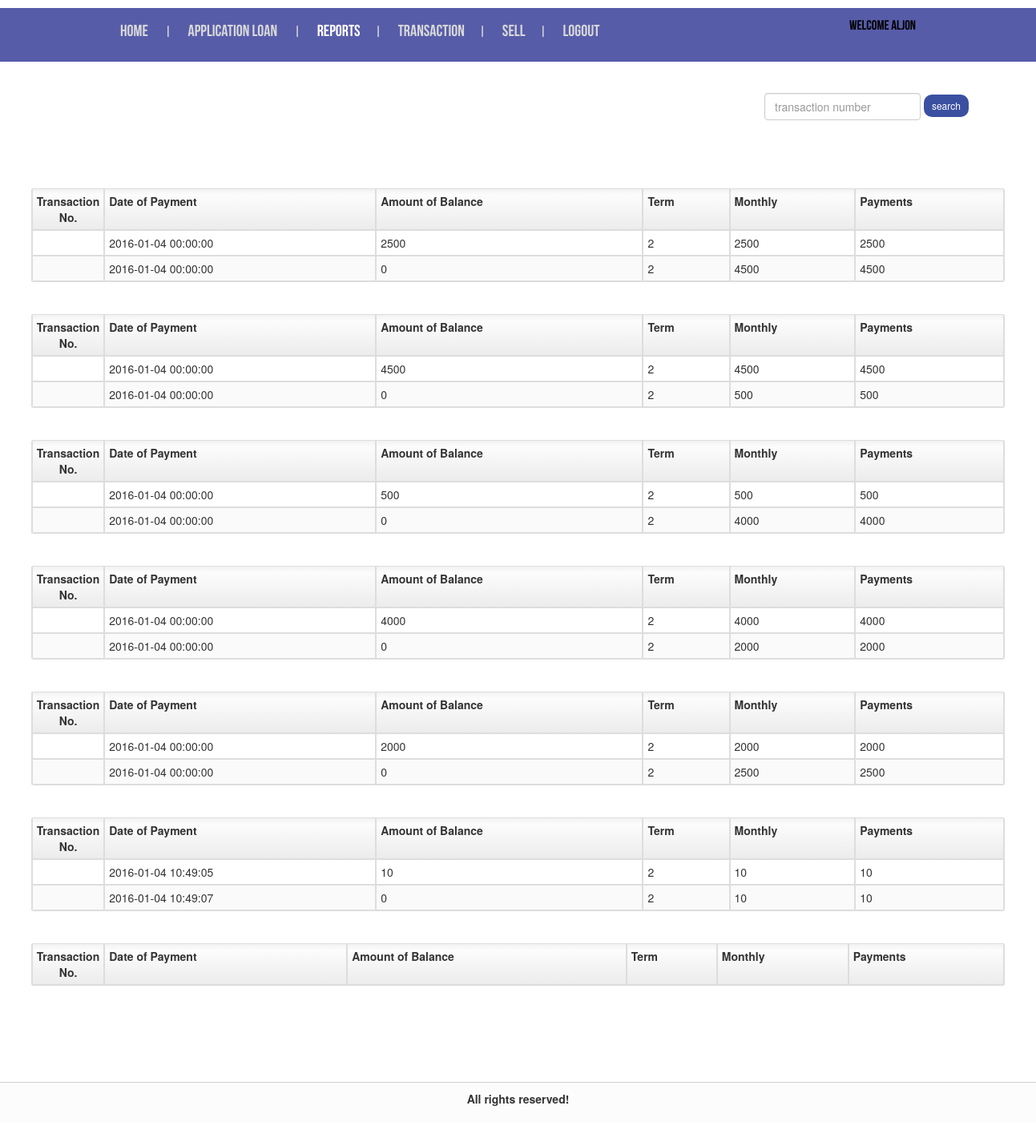
/testapp/index.php?con=userreport (signed in), run on the app's committed database.
### tables this page shows
CREATE TABLE IF NOT EXISTS `tbl_member` (
  `mem_id` int(11) NOT NULL AUTO_INCREMENT,
  `mem_cooperative` varchar(255) NOT NULL,
  `mem_lname` varchar(255) NOT NULL,
  `mem_fname` varchar(255) NOT NULL,
  `mem_mname` varchar(255) NOT NULL,
  `mem_gender` varchar(20) NOT NULL,
  `mem_homeaddress` varchar(255) NOT NULL,
  `mem_provaddress` varchar(255) NOT NULL,
  `mem_number` int(11) NOT NULL,
  `mem_email` varchar(50) NOT NULL,
  `mem_age` int(11) NOT NULL,
  `mem_status` varchar(50) NOT NULL,
  `mem_dateofbirth` datetime NOT NULL,
  `username` varchar(255) NOT NULL,
  `password` varchar(255) NOT NULL,
  `mem_privilage` varchar(50) NOT NULL,
  `mem_datecreated` date NOT NULL,
  `mem_imagename` varchar(255) NOT NULL,
  `mem_image` longblob NOT NULL,
  PRIMARY KEY (`mem_id`)
);

CREATE TABLE IF NOT EXISTS `tbl_reports` (
  `rep_no` int(11) NOT NULL AUTO_INCREMENT,
  `mem_id` int(11) NOT NULL,
  `rep_dateofpayment` datetime NOT NULL,
  `rep_amountbalance` int(11) NOT NULL,
  `rep_term` int(11) NOT NULL,
  `rep_amoutmonthly` int(11) NOT NULL,
  `rep_amounofpay` int(11) NOT NULL,
  `rep_fname` varchar(50) NOT NULL,
  `rep_lname` varchar(50) NOT NULL,
  `rep_mname` varchar(50) NOT NULL,
  PRIMARY KEY (`rep_no`)
);

### testapp/include/inc_userreports.php (the view)
<div class="container" style="margin-top:3%; ">
	<div class="row">
		<div class="col-md-4 col-md-offset-9">
			<form action="" method="post">
				<div class="form-inline">
					<input type="text" name="num" class="form-control try"  placeholder="transaction number" />
					<input type="submit" name="submit" class="btn-sm" style="color:white; border-radius:10px; border:none; background-color:#3C50A1;" value="search">
				</div>
			</form>
		</div>
	</div>
</div>
<?php
if(isset($_POST['submit'])){
	$num = $_POST['num'];
	$res=mysqli_query($link,"SELECT * FROM tbl_reports WHERE loan_id LIKE ('%" . $num . "%')");
	$count = mysqli_num_rows($res);
	if($count > 0){
	?>
		<br clear='all'>
		<div align="center" >
			<div class="table-responsive" style="padding:5% 3% 0px 3%;">
				<table cellpadding="0" cellspacing="0" class="table table-striped table-bordered no-margin">
					<tr style='max-width:50px;'>
						<th style="width:5%; text-align:center;"> Transaction No.</th>
						<th> Date of Payment 	</th>
						<th> Amount of Balance</th>
						<th> Term 			</th>
						<th> Monthly		    </th>
						<th> Payments		    </th>
					</tr>
					<?php
					while($row=mysqli_fetch_array($res)){
					?>
						<tr>
							<td><?php echo $row['loan_id'];?></td>
							<td><?php echo $row['rep_dateofpayment'];?></td>
							<td><?php echo $row['rep_amountbalance'] ;?></td>
							<td><?php echo $row['rep_term'];?></td>
							<td><?php echo $row['rep_amoutmonthly'];?></td>
							<td><?php echo $row['rep_amounofpay'];?></td>
						</tr>
					<?php
					}
					?>
				</table>
			</div>
		</div>
		<br></br>
	<?php
	}else{
	?>
		<br/>
		<div align="center">
			<div class="table-responsive" style="padding:5% 3% 0px 3%;">
				<table style="width:15%;" cellpadding="0" cellspacing="0" class="table table-striped table-bordered no-margin" align="center">
					<tr>
						<th style="text-align:center;">No Records Found!</th>
					</tr>
				</table>
			</div>
		</div>
	<?php
	}
	?>
<?php
}else{
	$userid = isset($_SESSION['mem_id'])?$_SESSION['mem_id']:'';
	$res=mysqli_query($link,"SELECT * FROM tbl_reports WHERE mem_id=$userid ORDER BY rep_dateofpayment ASC ");
	?>
	<br clear='all'>
	<div class="table-responsive" style="padding:5% 3% 0px 3%;">
	<table style="margin:0px 10px 0px 10px;" cellpadding="0" cellspacing="0" class="table table-condensed table-striped table-bordered table-hover no-margin">
		<tr>
			<th style="width:5%; text-align:center;"> Transaction No.</th>
			<th> Date of Payment 	</th>
			<th> Amount of Balance</th>
			<th> Term 			</th>
			<th> Monthly		    </th>
			<th> Payments		    </th>
		</tr>
		<?php
		while($row=mysqli_fetch_array($res)){
		?>
			<tr>
				<td><?php echo $row['loan_id'];?></td>
				<td><?php echo $row['rep_dateofpayment'];?></td>
				<td><?php echo $row['rep_amountbalance'] ;?></td>
				<td><?php echo $row['rep_term'];?></td>
				<td><?php echo $row['rep_amoutmonthly'];?></td>
				<td><?php echo $row['rep_amounofpay'];?></td>
			</tr>
		<?php
		if($row['rep_amountbalance'] == 0){
			echo '</table><br/><br/>
			<table style="margin:0px 10px 0px 10px;" cellpadding="0" cellspacing="0" class="table table-condensed table-striped table-bordered table-hover no-margin">';
				?>
				<tr>
					<th style="width:5%; text-align:center;"> Transaction No.</th>
					<th> Date of Payment 	</th>
					<th> Amount of Balance</th>
					<th> Term 			</th>
					<th> Monthly		    </th>
					<th> Payments		    </th>
				</tr>
		<?php
		}
		}
		?>
	</table>
	</div>
	<br></br>
<?php
}
?>

### testapp/include/inc_menu.php (shortened to what this page needs)
<?php
	if($_SESSION['mem_privilage']=="member"){
?>
<div class="header_btm">
	<div class="wrap">
		<div class="header_sub">
			<div class="h_menu">
				<ul>
					<?php
					require "config/db_config.php";
					$sql = mysqli_query($link, "SELECT * FROM tbl_member WHERE mem_id=$userid");
					$row=mysqli_fetch_array($sql);
					$qry = mysqli_query($link,"select * from tbl_loan");
					?>
					<?php
					if(mysqli_num_rows($qry)!=0){
					?>
                        <li class="<?=isset($active1)?$active1:''?>"><a href="?con=user" >Home</a></li> |
                        <li class="<?=isset($active3)?$active3:''?>"><a href="?con=userpay" >Payment of Loan</a> </li>|
                        <li class="<?=isset($active4)?$active4:''?>"><a href="?con=userreport" >Reports</a> </li>|
                        <li class="<?=isset($active7)?$active7:''?>"><a href="?con=usertrans" >Transaction</a> </li>|
                        <li class="<?=isset($active5)?$active5:''?>"><a href="?con=usersell" >Sell</a> </li>|
                        <li><a href="process/pro_logout.php">Logout</a></li>
                        <span style="float:right; color:#000; margin-top:10px;text-decoration:none; font-weight:normal;">Welcome&nbsp;<?php echo $row['mem_fname'];  ?></span>
					<?php
					}else{
					?>
					<li class="<?=isset($active1)?$active1:''?>"><a href="?con=user" >Home</a></li> |
					<li class="<?=isset($active2)?$active2:''?>"><a href="?con=userloan" >Application Loan</a></li> |
					<li class="<?=isset($active4)?$active4:''?>"><a href="?con=userreport" >Reports</a> </li>|
					<li class="<?=isset($active7)?$active7:''?>"><a href="?con=usertrans" >Transaction</a> </li>|
					<li class="<?=isset($active5)?$active5:''?>"><a href="?con=usersell" >Sell</a> </li>|
					<li><a href="process/pro_logout.php">Logout</a></li>
					<span style="float:right; color:#000; margin-top:10px;text-decoration:none; font-weight:normal;">Welcome&nbsp;<?php echo $row['mem_fname'];  ?></span>
				   <?php
					}
					?>
				</ul>
			</div>
		</div>
	</div>
</div>
<?php
	}
?>

### testapp/scripts/css/style.css (style rules this page uses)
ol,ul { list-style:none;margin:0;padding:0; }
.wrap { margin: 0 auto; width: 80%; }
.header_btm { background: #575ca9; }
.header_sub { margin-top:1%; padding: 0 2%; }
.h_menu { font-family: 'bebas_neueregular'; float:left; color:#D8D8D8; font-size: 1.2em; width:100%; }
.h_menu ul li { display: inline-block; }
.h_menu ul li:first-child a { padding-left: 0px; }
.h_menu ul li a { display: block; padding: 14px 18px; font-size: 1.2em; text-transform: uppercase; color: #D8D8D8; -webkit-transition: all 0.3s ease-in-out; -moz-transition: all 0.3s ease-in-out; -o-transition: all 0.3s ease-in-out; transition: all 0.3s ease-in-out; }
.h_menu ul li.active a { color:#fff; }
table { max-width: 95%; background-color: transparent; border-collapse: collapse; border-spacing: 1; }
.table { width: 150%; margin-left:5px; margin-bottom: 10px; }
.table th, .table td { padding: 8px; line-height: 20px; text-align: left; vertical-align: top; border-top: 1px solid #e0e0e0; }
.table th { font-weight: bold; padding: 10px 8px; background-color: #f8f8f8; background-image: -webkit-gradient(linear, 0 0, 0 100%, from(#f2f2f2), color-stop(15%, #fcfcfc), to(#ececec)); background-image: -webkit-linear-gradient(#f2f2f2, #fcfcfc 15%, #ececec); background-image: -moz-linear-gradient(top, #f2f2f2, #fcfcfc 15%, #ececec); background-image: -o-linear-gradient(#f2f2f2, #fcfcfc 15%, #ececec); background-image: linear-gradient(#f2f2f2, #fcfcfc 15%, #ececec); background-repeat: no-repeat; }
.no-margin { margin: 0 !important; }
.table-condensed th, .table-condensed td { padding: 4px 5px; }
.table-condensed th { padding: 8px 5px; }
.table-bordered { border: 1px solid #e0e0e0; border-collapse: separate; *border-collapse: collapse; border-left: 0; -webkit-border-radius: 2px; -moz-border-radius: 2px; border-radius: 2px; }
.table-bordered th, .table-bordered td { border-left: 1px solid #e0e0e0; }
.table-bordered tbody:first-child tr:first-child th, .table-bordered tbody:first-child tr:first-child td { border-top: 0; }
.table-bordered thead:last-child tr:last-child > th:first-child, .table-bordered tbody:last-child tr:last-child > td:first-child, .table-bordered tfoot:last-child tr:last-child > td:first-child { -webkit-border-radius: 0 0 0 2px; -moz-border-radius: 0 0 0 2px; border-radius: 0 0 0 2px; }
.table-bordered thead:last-child tr:last-child > th:last-child, .table-bordered tbody:last-child tr:last-child > td:last-child { -webkit-border-radius: 0 0 2px 0; -moz-border-radius: 0 0 2px 0; border-radius: 0 0 2px 0; }
.table-striped tbody > tr:nth-child(odd) > td { background-color: #fafafa; }
.wrap { width:100%; }

### css/style.css (style rules this page uses)
html,body,div,span,applet,object,iframe,h1,h2,h3,h4,h5,h6,p,blockquote,pre,a,abbr,acronym,address,big,cite,code,del,dfn,em,img,ins,kbd,q,s,samp,small,strike,strong,sub,sup,tt,var,b,u,i,dl,dt,dd,ol,nav ul,nav li,fieldset,form,label,legend,table,caption,tbody,tfoot,thead,tr,th,td,article,aside,canvas,details,embed,figure,figcaption,footer,header,hgroup,menu,nav,output,ruby,section,summary,time,mark,audio,video { margin:0;padding:0;border:0;font-size:100%;font:inherit;vertical-align:baseline; }
ol,ul { list-style:none;margin:0;padding:0; }
table { border-collapse:collapse;border-spacing:0; }
a { text-decoration:none; }
body { font-family: Arial, Helvetica, sans-serif; background: #FFF; }
.wrap { width:80%; margin: 0 auto; }

### data on the page
tbl_member: mem_fname "aljon"
tbl_reports: rep_dateofpayment "2016-01-04 00:00:00", rep_amountbalance "2500", rep_term "2", rep_amoutmonthly "2500", rep_amounofpay "2500"
tbl_reports: rep_dateofpayment "2016-01-04 00:00:00", rep_amountbalance "0", rep_term "2", rep_amoutmonthly "4500", rep_amounofpay "4500", shows "Transaction No."
tbl_reports: rep_dateofpayment "2016-01-04 00:00:00", rep_amountbalance "4500", rep_term "2", rep_amoutmonthly "4500", rep_amounofpay "4500"
tbl_reports: rep_dateofpayment "2016-01-04 00:00:00", rep_amountbalance "0", rep_term "2", rep_amoutmonthly "500", rep_amounofpay "500", shows "Transaction No."
tbl_reports: rep_dateofpayment "2016-01-04 00:00:00", rep_amountbalance "500", rep_term "2", rep_amoutmonthly "500", rep_amounofpay "500"
tbl_reports: rep_dateofpayment "2016-01-04 00:00:00", rep_amountbalance "0", rep_term "2", rep_amoutmonthly "4000", rep_amounofpay "4000", shows "Transaction No."
tbl_reports: rep_dateofpayment "2016-01-04 00:00:00", rep_amountbalance "4000", rep_term "2", rep_amoutmonthly "4000", rep_amounofpay "4000"
tbl_reports: rep_dateofpayment "2016-01-04 00:00:00", rep_amountbalance "0", rep_term "2", rep_amoutmonthly "2000", rep_amounofpay "2000", shows "Transaction No."
tbl_reports: rep_dateofpayment "2016-01-04 00:00:00", rep_amountbalance "2000", rep_term "2", rep_amoutmonthly "2000", rep_amounofpay "2000"
tbl_reports: rep_dateofpayment "2016-01-04 00:00:00", rep_amountbalance "0", rep_term "2", rep_amoutmonthly "2500", rep_amounofpay "2500", shows "Transaction No."
tbl_reports: rep_dateofpayment "2016-01-04 10:49:05", rep_amountbalance "10", rep_term "2", rep_amoutmonthly "10", rep_amounofpay "10"
tbl_reports: rep_dateofpayment "2016-01-04 10:49:07", rep_amountbalance "0", rep_term "2", rep_amoutmonthly "10", rep_amounofpay "10", shows "Transaction No."
